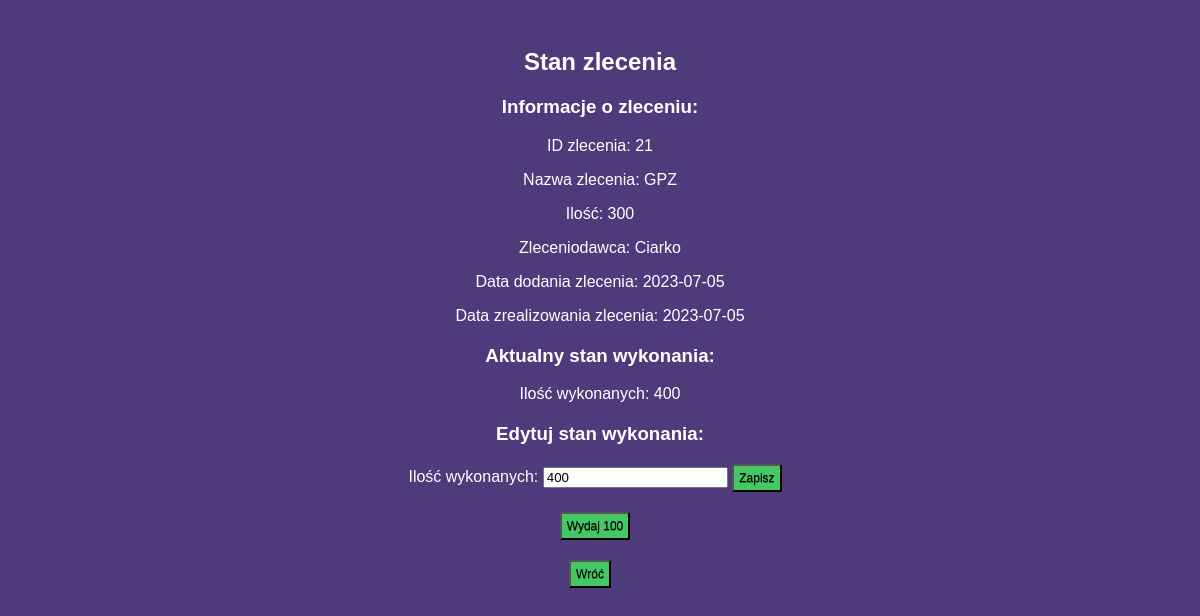
Page /stan_zlecenia.php?id=21 on the committed database.
### tables this page shows
CREATE TABLE `zlecenia` (
  `Id_zlecenia` int(11) NOT NULL,
  `nazwa_zlecenia` varchar(255) DEFAULT NULL,
  `ilosc` int(11) DEFAULT NULL,
  `zleceniodawca` varchar(255) DEFAULT NULL,
  `data_dodania_zlecenia` date DEFAULT NULL,
  `data_zrealizowania_zlecenia` date DEFAULT NULL
);

CREATE TABLE `stan_zlecenia` (
  `Id` int(11) NOT NULL,
  `Id_zlecenia` int(11) NOT NULL,
  `ilosc` int(11) NOT NULL,
  `ostatnia_zmiana` text NOT NULL
);

### stan_zlecenia.php (the view, shortened to what this page needs)
<?php
$host = "localhost";
$dbname = "w64879_projekt";
$username = "root";
$password = "";
try {
    $db = new PDO("mysql:host=$host;dbname=$dbname", $username, $password);
    $db->setAttribute(PDO::ATTR_ERRMODE, PDO::ERRMODE_EXCEPTION);
} catch (PDOException $e) {
    die("Błąd połączenia z bazą danych: " . $e->getMessage());
}
if (isset($_GET['id'])) {
    $idZlecenia = $_GET['id'];
    $stmtZlecenie = $db->prepare("SELECT * FROM zlecenia WHERE Id_zlecenia = :idZlecenia");
    $stmtZlecenie->execute(array(':idZlecenia' => $idZlecenia));
    $zlecenie = $stmtZlecenie->fetch(PDO::FETCH_ASSOC);
    $stmtStan = $db->prepare("SELECT * FROM stan_zlecenia WHERE Id_zlecenia = :idZlecenia");
    $stmtStan->execute(array(':idZlecenia' => $idZlecenia));
    $stan = $stmtStan->fetch(PDO::FETCH_ASSOC);
} else {
    header("Location: zarzadzaj-zleceniami.php");
    exit();
}
?>
<!DOCTYPE html>
<html>
<head>
    <link rel="stylesheet" type="text/css" href="css\zarzadzaj-zleceniami.css">
</head>
<body>
<center>
    <h2>Stan zlecenia</h2>
	<h3>Informacje o zleceniu:</h3>
<p>ID zlecenia: <?php echo $zlecenie['Id_zlecenia']; ?></p>
<p>Nazwa zlecenia: <?php echo $zlecenie['nazwa_zlecenia']; ?></p>
<p>Ilość: <?php echo $zlecenie['ilosc']; ?></p>
<p>Zleceniodawca: <?php echo $zlecenie['zleceniodawca']; ?></p>
<p>Data dodania zlecenia: <?php echo $zlecenie['data_dodania_zlecenia']; ?></p>
<p>Data zrealizowania zlecenia: <?php echo $zlecenie['data_zrealizowania_zlecenia']; ?></p>
<h3>Aktualny stan wykonania:</h3>
<?php if ($stan): ?>
    <p>Ilość wykonanych: <?php echo $stan['ilosc']; ?></p>
<?php else: ?>
    <p>Brak informacji o stanie wykonania.</p>
<?php endif; ?>
<h3>Edytuj stan wykonania:</h3>
<form action="<?php echo htmlspecialchars($_SERVER["PHP_SELF"]); ?>" method="POST">
    <label for="ilosc">Ilość wykonanych:</label>
    <input type="number" name="ilosc" min="0" value="<?php echo ($stan ? $stan['ilosc'] : ''); ?>">
    <input type="submit" value="Zapisz" class="bzaloguj">
</form>
<form action="<?php echo htmlspecialchars($_SERVER["PHP_SELF"]); ?>" method="POST">
    <input type="submit" value="Wydaj 100" class="bzaloguj"><br>
</form>
<a href="zarzadzaj-zleceniami.php"><input type="submit" value="Wróć" class="bzaloguj"></a>
</center>
</body>
</html>

### CSS/zarzadzaj-zleceniami.css (style rules this page uses)
body { background-color: #4E3B7C; font-family: Tahoma, sans-serif; color: #fff; padding: 20px; }
.bzaloguj { background-color:#44c767; display:inline-block; cursor:pointer; color:#000; font-family:Arial; font-size:12px; padding:4px 15px; text-decoration:none; text-shadow:0px 1px 0px #2f6627; }
h2 { color: #fff; }
p { color: #fff; }
form { margin-bottom: 20px; }
input[type="date"], input[type="text"], input[type="submit"] { padding: 5px; margin-right: 10px; }
a { color: #fff; text-decoration: none; margin-right: 10px; }
h3 { margin-top: 20px; }

### rows in the picture
zlecenia: Id_zlecenia "21", nazwa_zlecenia "GPZ", ilosc "300", zleceniodawca "Ciarko", data_dodania_zlecenia "2023-07-05", data_zrealizowania_zlecenia "2023-07-05"
stan_zlecenia: ilosc "400"
